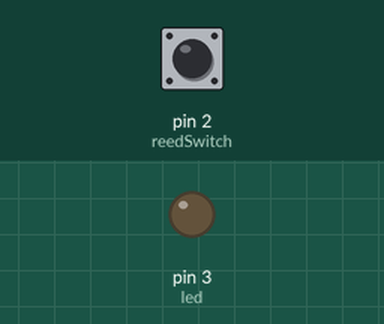
A sketch run on a simulated Arduino Uno, built with avr-gcc and run on an emulated ATmega328P. On the bench: output pins drawn as LEDs (lit = HIGH). The test bench sets the inputs (shaded band); at power-on: pin 2 (reedSwitch) LOW.

Above: at 0.1 s.
At 5.1 s:
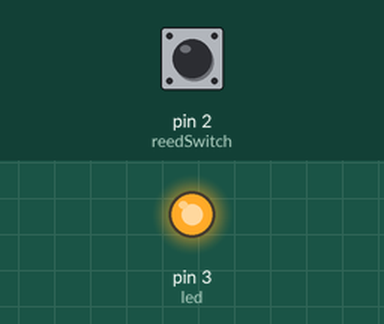
Timing chart, 0 to 6.6 s (numbered marks = the images above):
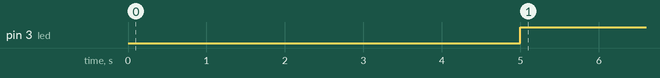

The sketch:

Medicine_Pill_Box.ino
```cpp
/*declare the variables used for the problem statement*/

const int led = 3;
const int reedSwitch = 2;
unsigned long time;
unsigned int boxState;
unsigned int flag =0;

// the setup routine runs once when you press reset:
void setup() {
  // initialize the digital pin as an output.
  pinMode(led, OUTPUT);
  pinMode(reedSwitch,INPUT);
  time = millis();
}

// the loop routine runs over and over again forever:
void loop()
{
  if(flag == 0)
  {
    if(millis() - time >=5000) // check for expiry of time and set a flag to indicate that its time to take a pill
    {
      flag = 1;
    }
  }

   if(flag == 1)
   {
     // Time to take a pill. So tell the user about it by setting an LED.
     digitalWrite(led, HIGH);
     boxState = digitalRead(reedSwitch);
     if(boxState == HIGH) // if Pill box is opened, then reset the flag, switch off the led and restart the timer.
      {
         flag = 0;
         digitalWrite(led, LOW);
         time = millis();
      }
   }


}
```

Measured:
- by itself, pin 3 (led): LOW → HIGH at 5.0 s
